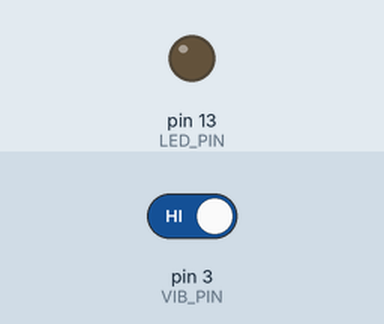
Simulated run of this sketch. Board: Arduino Uno, built with avr-gcc and run on an emulated ATmega328P. On the bench: output pins drawn as LEDs (lit = HIGH). Inputs (shaded band) come from the test bench; at power-on: pin 3 (VIB_PIN) HIGH.

Above: at 1.2 s.
1.3 s: pin 3 (VIB_PIN) driven LOW
At 1.9 s:
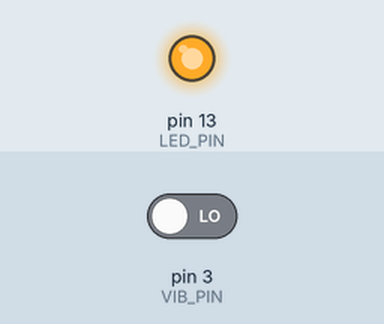
2.8 s: pin 3 (VIB_PIN) driven HIGH
At 4.2 s:
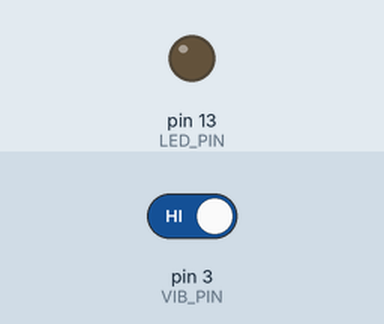
Timing chart, 0 to 5.8 s (numbered marks = the images above; inputs shaded):
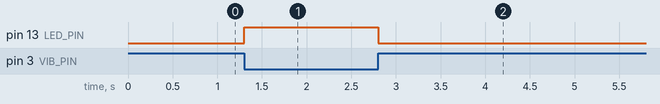

Measured:
- after the input at 1.3 s, pin 13 (LED_PIN): LOW → HIGH at once
- after the input at 2.8 s, pin 13 (LED_PIN): HIGH → LOW at once

The sketch:

app.ino
```cpp
/*
Vibration module Keyes KY-002
*/

#define VIB_PIN 3
#define LED_PIN 13

void setup() {
    pinMode(VIB_PIN, INPUT);
    pinMode(LED_PIN, OUTPUT);

    Serial.begin(115200);
}


void loop() {
    int vib = digitalRead(VIB_PIN);

    if (vib == LOW) {
        digitalWrite(LED_PIN, HIGH);
        delay(100); // need to see led, because very quick
    } else digitalWrite(LED_PIN, LOW);
}
```
